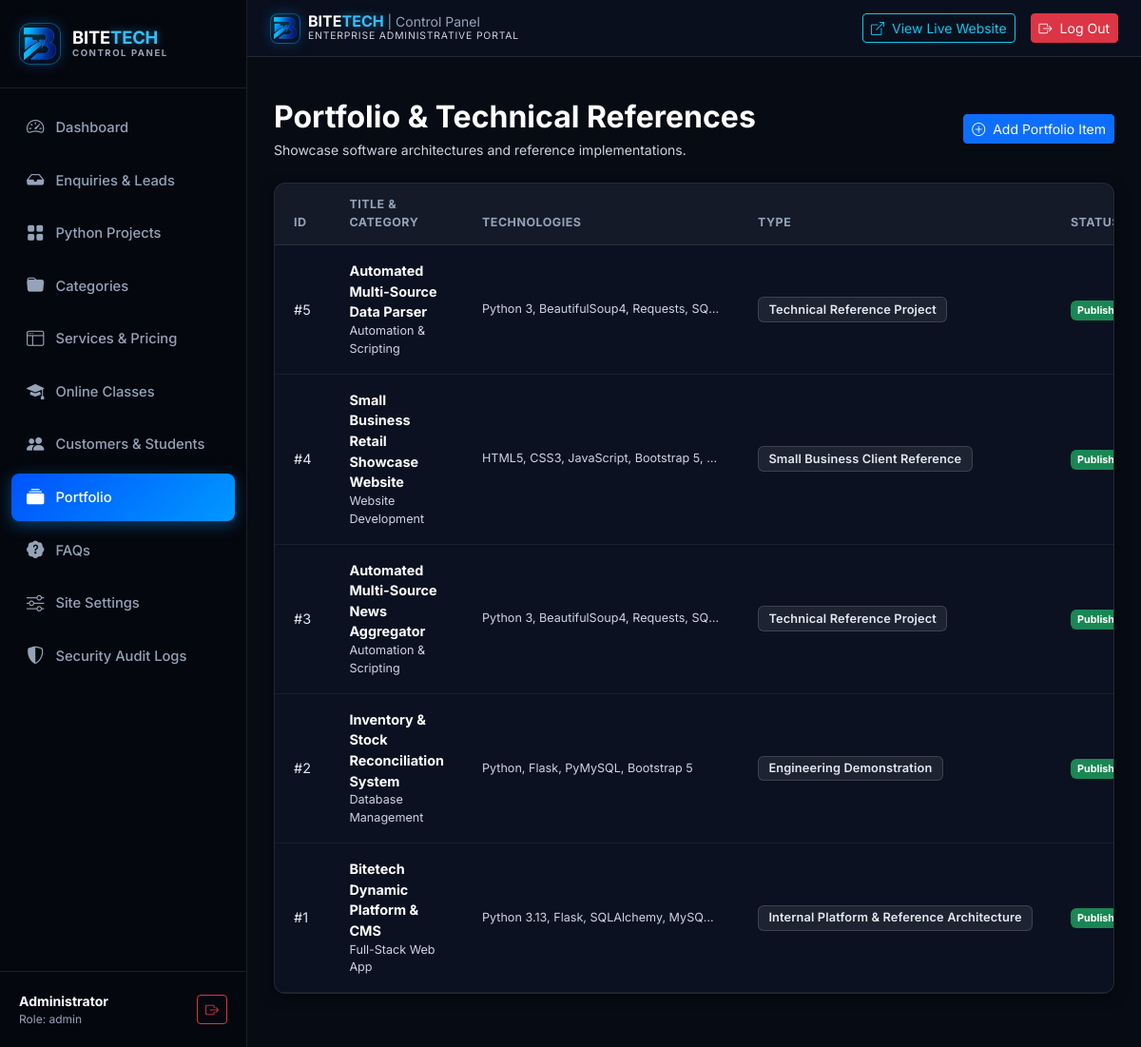
Page /admin/portfolio (signed in) on the committed database.
### models.py (models this page shows, shortened)
class PortfolioItem(db.Model):
    __tablename__ = 'portfolio_items'
    id = db.Column(db.Integer, primary_key=True)
    title = db.Column(db.String(200), nullable=False)
    category = db.Column(db.String(100), nullable=False)
    description = db.Column(db.Text, nullable=False)
    client_type = db.Column(db.String(150), default='Academic / Engineering Demonstration')
    features = db.Column(db.Text, nullable=True)
    technologies = db.Column(db.String(255), nullable=False)
    image_url = db.Column(db.String(500), nullable=True)
    live_url = db.Column(db.String(500), nullable=True)
    is_published = db.Column(db.Boolean, default=True, nullable=False, index=True)
    created_at = db.Column(db.DateTime, default=utc_now)

### routes/admin.py (the view)
@admin_bp.route('/portfolio')
@admin_login_required
def portfolio():
    items = PortfolioItem.query.order_by(PortfolioItem.created_at.desc()).all()
    return render_template('admin/portfolio.html', items=items)

### models.py (called while the page is built)
    @property
    def is_admin(self):
        return self.role in ('admin', 'superadmin')

    @classmethod
    def get_setting(cls, key, default=''):
        try:
            item = cls.query.filter_by(key=key).first()
            return item.value if item and item.value is not None else default
        except Exception:
            return default

### security.py (called while the page is built)
def get_incident_mode():
    try:
        from models import SiteSetting
        return SiteSetting.get_setting('incident_mode', 'normal')
    except Exception:
        return 'normal'

### templates/admin/portfolio.html (shortened to what this page needs)
{% extends 'admin/base.html' %}
{% block content %}
<div class="d-flex flex-wrap align-items-center justify-content-between gap-3 mb-4">
  <div>
    <h2 class="fw-bold text-white mb-1">Portfolio & Technical References</h2>
    <p class="text-light-silver small mb-0">Showcase software architectures and reference implementations.</p>
  </div>
  <a href="{{ url_for('admin.portfolio_new') }}" class="btn btn-primary btn-sm">
    <i class="bi bi-plus-circle me-1"></i> Add Portfolio Item
  </a>
</div>
<div class="admin-card">
  <div class="table-responsive">
    <table class="table table-hover align-middle mb-0">
      <thead class="table-dark-header">
        <tr>
          <th>ID</th>
          <th>Title & Category</th>
          <th>Technologies</th>
          <th>Type</th>
          <th>Status</th>
        </tr>
      </thead>
      <tbody>
        {% for item in items %}
          <tr>
            <td class="text-light-silver small">#{{ item.id }}</td>
            <td>
              <div class="fw-bold text-white">{{ item.title }}</div>
              <div class="small text-light-silver">{{ item.category }}</div>
            </td>
            <td>
              <div class="small text-light-silver text-truncate" style="max-width: 250px;">
                {{ item.technologies }}
              </div>
            </td>
            <td class="text-nowrap"><span class="badge-dark-pill">{{ item.client_type }}</span></td>
            <td class="text-nowrap">
              {% if item.is_published %}
                <span class="badge bg-success">Published</span>
              {% else %}
                <span class="badge bg-secondary">Hidden</span>
              {% endif %}
            </td>
          </tr>
        {% else %}
          <tr>
            <td colspan="6" class="text-center py-5 text-light-silver">
              No portfolio items added yet. Click "Add Portfolio Item" to create one.
            </td>
          </tr>
        {% endfor %}
      </tbody>
    </table>
  </div>
</div>
{% endblock %}

### static/css/admin.css (style rules this page uses)
:root { --admin-sidebar-bg: #05070E; --admin-sidebar-hover: #111A2E; --admin-sidebar-active: #0052FF; --admin-bg: #070B14; --admin-card-bg: #0B1120; --admin-border: rgba(255, 255, 255, 0.10); --admin-text-main: #FFFFFF; --admin-text-muted: #94A3B8; --admin-primary: #0052FF; --admin-cyan: #00D2FF; }
body.admin-body { background-color: var(--admin-bg); color: var(--admin-text-main); font-family: 'Inter', -apple-system, sans-serif; min-height: 100vh; display: flex; }
.admin-card { background: var(--admin-card-bg); border: 1px solid var(--admin-border); border-radius: 12px; box-shadow: 0 4px 14px rgba(0, 0, 0, 0.5); overflow: hidden; margin-bottom: 1.75rem; }
.table-responsive { margin: 0; }
.table { margin-bottom: 0; vertical-align: middle; color: #FFFFFF !important; }
.table th { background-color: rgba(255, 255, 255, 0.03) !important; font-size: 0.78rem; font-weight: 700; text-transform: uppercase; letter-spacing: 0.04em; color: #94A3B8 !important; padding: 0.85rem 1.25rem; border-bottom: 1px solid var(--admin-border) !important; }
.table td { padding: 1rem 1.25rem; color: #E2E8F0 !important; font-size: 0.9rem; border-bottom: 1px solid rgba(255, 255, 255, 0.06) !important; background-color: transparent !important; }
.text-light-silver { color: #CBD5E1 !important; }
.badge, .badge-dark-pill, .badge-price, .badge-demo, .badge-level, .status-badge { display: inline-flex !important; align-items: center !important; justify-content: center !important; white-space: nowrap !important; vertical-align: middle !important; line-height: 1.25 !important; box-decoration-break: clone !important; -webkit-box-decoration-break: clone !important; }
.badge-dark-pill { background: rgba(255, 255, 255, 0.08) !important; color: #E2E8F0 !important; border: 1px solid rgba(255, 255, 255, 0.14) !important; font-weight: 600; padding: 0.28rem 0.65rem !important; border-radius: 6px !important; font-size: 0.8rem; letter-spacing: 0.01em; }
.table-dark-header th { background-color: rgba(255, 255, 255, 0.04) !important; color: #94A3B8 !important; font-size: 0.78rem; font-weight: 700; text-transform: uppercase; letter-spacing: 0.04em; border-bottom: 1px solid var(--admin-border) !important; }
h1, h2, h3, h4, h5, h6 { color: #FFFFFF; }
button, .btn, [role="button"], [data-bs-toggle], [data-bs-dismiss], .nav-link { cursor: pointer !important; touch-action: manipulation; }

### rows in the picture
PortfolioItem: id "5", title "Automated Multi-Source Data Parser", category "Automation & Scripting", technologies "Python 3, BeautifulSoup4, Requests, SQ…", client_type "Technical Reference Project", is_published "Published"
PortfolioItem: id "4", title "Small Business Retail Showcase Website", category "Website Development", technologies "HTML5, CSS3, JavaScript, Bootstrap 5,…", client_type "Small Business Client Reference", is_published "Published"
PortfolioItem: id "3", title "Automated Multi-Source News Aggregator", category "Automation & Scripting", technologies "Python 3, BeautifulSoup4, Requests, SQ…", client_type "Technical Reference Project", is_published "Published"
PortfolioItem: id "2", title "Inventory & Stock Reconciliation System", category "Database Management", technologies "Python, Flask, PyMySQL, Bootstrap 5", client_type "Engineering Demonstration", is_published "Published"
PortfolioItem: id "1", title "Bitetech Dynamic Platform & CMS", category "Full-Stack Web App", technologies "Python 3.13, Flask, SQLAlchemy, MySQ…", client_type "Internal Platform & Reference Architecture", is_published "Published"

### other values in the picture
{{ session.get('admin_username', 'Administrator') }} "Administrator"
{{ session.get('admin_role', 'admin') }} "admin"
